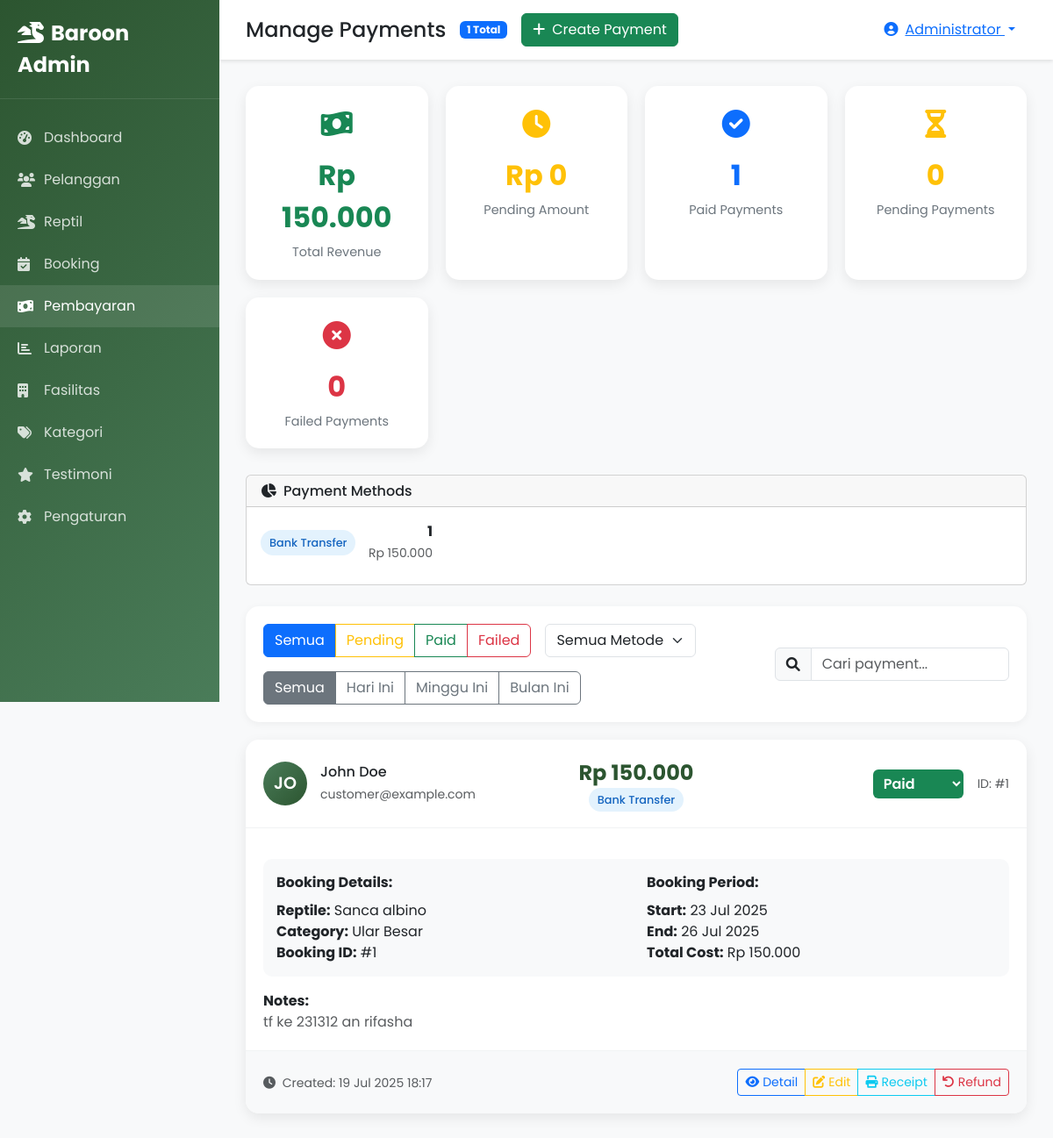
/admin/payments.php (signed in), run on the app's committed database.
### tables this page shows
CREATE TABLE IF NOT EXISTS `payments` (
  `id` int(11) NOT NULL AUTO_INCREMENT,
  `booking_id` int(11) NOT NULL,
  `amount` decimal(10,2) NOT NULL,
  `payment_method` enum('cash','transfer','credit_card') NOT NULL,
  `payment_status` enum('pending','paid','failed') DEFAULT 'pending',
  `payment_date` timestamp NULL DEFAULT NULL,
  `proof_image` varchar(255) DEFAULT NULL,
  `notes` text DEFAULT NULL,
  `created_at` timestamp NOT NULL DEFAULT current_timestamp(),
  PRIMARY KEY (`id`),
  KEY `booking_id` (`booking_id`),
  CONSTRAINT `payments_ibfk_1` FOREIGN KEY (`booking_id`) REFERENCES `bookings` (`id`) ON DELETE CASCADE
);

CREATE TABLE IF NOT EXISTS `users` (
  `id` int(11) NOT NULL AUTO_INCREMENT,
  `username` varchar(50) NOT NULL,
  `email` varchar(100) NOT NULL,
  `password` varchar(255) NOT NULL,
  `full_name` varchar(100) NOT NULL,
  `phone` varchar(20) DEFAULT NULL,
  `address` text DEFAULT NULL,
  `role` enum('admin','customer') DEFAULT 'customer',
  `status` enum('active','inactive') DEFAULT 'active',
  `created_at` timestamp NOT NULL DEFAULT current_timestamp(),
  `updated_at` timestamp NOT NULL DEFAULT current_timestamp() ON UPDATE current_timestamp(),
  PRIMARY KEY (`id`),
  UNIQUE KEY `username` (`username`),
  UNIQUE KEY `email` (`email`)
);

CREATE TABLE IF NOT EXISTS `reptiles` (
  `id` int(11) NOT NULL AUTO_INCREMENT,
  `customer_id` int(11) NOT NULL,
  `category_id` int(11) NOT NULL,
  `name` varchar(100) NOT NULL,
  `species` varchar(100) DEFAULT NULL,
  `age` varchar(20) DEFAULT NULL,
  `weight` decimal(5,2) DEFAULT NULL,
  `length` decimal(5,2) DEFAULT NULL,
  `gender` enum('male','female','unknown') DEFAULT NULL,
  `special_needs` text DEFAULT NULL,
  `photo` varchar(255) DEFAULT NULL,
  `status` enum('active','completed','cancelled') DEFAULT 'active',
  `created_at` timestamp NOT NULL DEFAULT current_timestamp(),
  `updated_at` timestamp NOT NULL DEFAULT current_timestamp() ON UPDATE current_timestamp(),
  PRIMARY KEY (`id`),
  KEY `customer_id` (`customer_id`),
  KEY `category_id` (`category_id`),
  CONSTRAINT `reptiles_ibfk_1` FOREIGN KEY (`customer_id`) REFERENCES `users` (`id`) ON DELETE CASCADE,
  CONSTRAINT `reptiles_ibfk_2` FOREIGN KEY (`category_id`) REFERENCES `reptile_categories` (`id`)
);

CREATE TABLE IF NOT EXISTS `reptile_categories` (
  `id` int(11) NOT NULL AUTO_INCREMENT,
  `name` varchar(50) NOT NULL,
  `description` text DEFAULT NULL,
  `price_per_day` decimal(10,2) NOT NULL,
  `created_at` timestamp NOT NULL DEFAULT current_timestamp(),
  PRIMARY KEY (`id`)
);

CREATE TABLE IF NOT EXISTS `bookings` (
  `id` int(11) NOT NULL AUTO_INCREMENT,
  `customer_id` int(11) NOT NULL,
  `reptile_id` int(11) NOT NULL,
  `start_date` date NOT NULL,
  `end_date` date NOT NULL,
  `total_days` int(11) NOT NULL,
  `price_per_day` decimal(10,2) NOT NULL,
  `total_price` decimal(10,2) NOT NULL,
  `status` enum('pending','confirmed','in_progress','completed','cancelled') DEFAULT 'pending',
  `notes` text DEFAULT NULL,
  `created_at` timestamp NOT NULL DEFAULT current_timestamp(),
  `updated_at` timestamp NOT NULL DEFAULT current_timestamp() ON UPDATE current_timestamp(),
  PRIMARY KEY (`id`),
  KEY `customer_id` (`customer_id`),
  KEY `reptile_id` (`reptile_id`),
  CONSTRAINT `bookings_ibfk_1` FOREIGN KEY (`customer_id`) REFERENCES `users` (`id`) ON DELETE CASCADE,
  CONSTRAINT `bookings_ibfk_2` FOREIGN KEY (`reptile_id`) REFERENCES `reptiles` (`id`) ON DELETE CASCADE
);

### admin/payments.php (the view, shortened to what the rows shown need)
<?php
try {
    $db = getDB();
    $where_clause = "WHERE 1=1";
    $params = [];
    $stmt = $db->prepare("
        SELECT p.*,
               b.id as booking_id, b.start_date, b.end_date, b.total_price as booking_total,
               u.full_name as customer_name, u.email as customer_email,
               r.name as reptile_name,
               rc.name as category_name
        FROM payments p
        LEFT JOIN bookings b ON p.booking_id = b.id
        LEFT JOIN users u ON b.customer_id = u.id
        LEFT JOIN reptiles r ON b.reptile_id = r.id
        LEFT JOIN reptile_categories rc ON r.category_id = rc.id
        $where_clause
        ORDER BY p.created_at DESC
    ");
    $stmt->execute($params);
    $payments = $stmt->fetchAll(PDO::FETCH_ASSOC);
} catch (Exception $e) {
    $message = 'error:Terjadi kesalahan sistem.';
    error_log("Error in payments.php: " . $e->getMessage());
    $stats = [
        'total_payments' => 0,
        'pending_payments' => 0,
        'paid_payments' => 0,
        'failed_payments' => 0,
        'total_revenue' => 0,
        'pending_amount' => 0
    ];
    $method_stats = [];
    $payments = [];
    $unpaid_bookings = [];
}
$status_config = [
    'pending' => ['class' => 'warning', 'icon' => 'clock', 'text' => 'Pending'],
    'paid' => ['class' => 'success', 'icon' => 'check-circle', 'text' => 'Paid'],
    'failed' => ['class' => 'danger', 'icon' => 'times-circle', 'text' => 'Failed']
];
$method_labels = [
    'cash' => 'Cash',
    'transfer' => 'Bank Transfer',
    'credit_card' => 'Credit Card'
];
?>
<!DOCTYPE html>
<html lang="id">
<head>
    <link href="https://cdn.jsdelivr.net/npm/bootstrap@5.3.0/dist/css/bootstrap.min.css" rel="stylesheet">
    <link href="https://cdnjs.cloudflare.com/ajax/libs/font-awesome/6.0.0/css/all.min.css" rel="stylesheet">
</head>
<body>
    <div class="main-content">
        <div class="content-area">
            <?php if (empty($payments)): ?>
                <div class="text-center py-5">
                    <i class="fas fa-credit-card fa-4x text-muted mb-3"></i>
                    <h5>Tidak Ada Payment</h5>
                    <p class="text-muted">Tidak ada payment yang sesuai dengan filter yang dipilih.</p>
                </div>
            <?php else: ?>
                <div id="paymentsList">
                    <?php foreach ($payments as $payment): ?>
                        <?php $status = $status_config[$payment['payment_status']] ?? $status_config['pending']; ?>
                        <div class="payment-card" data-search="<?php echo strtolower($payment['customer_name'] . ' ' . $payment['reptile_name'] . ' ' . $payment['payment_method'] . ' ' . $payment['id']); ?>">
                            <div class="payment-header">
                                <div class="row align-items-center">
                                    <div class="col-md-4">
                                        <div class="customer-info">
                                            <div class="customer-avatar">
                                                <?php echo strtoupper(substr($payment['customer_name'], 0, 2)); ?>
                                            </div>
                                            <div>
                                                <h6 class="mb-1"><?php echo htmlspecialchars($payment['customer_name']); ?></h6>
                                                <small class="text-muted"><?php echo htmlspecialchars($payment['customer_email']); ?></small>
                                            </div>
                                        </div>
                                    </div>
                                    <div class="col-md-4 text-center">
                                        <div class="amount-display">Rp <?php echo number_format($payment['amount'], 0, ',', '.'); ?></div>
                                        <span class="method-badge"><?php echo $method_labels[$payment['payment_method']] ?? $payment['payment_method']; ?></span>
                                    </div>
                                    <div class="col-md-4 text-md-end">
                                        <div class="d-flex align-items-center justify-content-md-end gap-3">
                                            <form method="POST" class="d-inline">
                                                <select name="status" class="status-select bg-<?php echo $status['class']; ?> text-white rounded px-2 py-1" onchange="this.form.submit()">
                                                    <?php foreach ($status_config as $key => $config): ?>
                                                        <option value="<?php echo $key; ?>" <?php echo $payment['payment_status'] === $key ? 'selected' : ''; ?>>
                                                            <?php echo $config['text']; ?>
                                                        </option>
                                                    <?php endforeach; ?>
                                                </select>
                                            </form>
                                            <small class="text-muted">ID: #<?php echo $payment['id']; ?></small>
                                        </div>
                                    </div>
                                </div>
                            </div>
                            <div class="payment-body">
                                <div class="booking-info">
                                    <div class="row">
                                        <div class="col-md-6">
                                            <strong>Booking Details:</strong>
                                            <div class="mt-2">
                                                <div><strong>Reptile:</strong> <?php echo htmlspecialchars($payment['reptile_name']); ?></div>
                                                <div><strong>Category:</strong> <?php echo htmlspecialchars($payment['category_name']); ?></div>
                                                <div><strong>Booking ID:</strong> #<?php echo $payment['booking_id']; ?></div>
                                            </div>
                                        </div>
                                        <div class="col-md-6">
                                            <strong>Booking Period:</strong>
                                            <div class="mt-2">
                                                <div><strong>Start:</strong> <?php echo date('d M Y', strtotime($payment['start_date'])); ?></div>
                                                <div><strong>End:</strong> <?php echo date('d M Y', strtotime($payment['end_date'])); ?></div>
                                                <div><strong>Total Cost:</strong> Rp <?php echo number_format($payment['booking_total'], 0, ',', '.'); ?></div>
                                            </div>
                                        </div>
                                    </div>
                                </div>
                                <?php if ($payment['notes']): ?>
                                    <div class="mt-3">
                                        <strong>Notes:</strong>
                                        <p class="text-muted mb-0"><?php echo nl2br(htmlspecialchars($payment['notes'])); ?></p>
                                    </div>
                                <?php endif; ?>
                            </div>
                            <div class="payment-footer">
                                <div class="row align-items-center">
                                    <div class="col-md-6">
                                        <small class="text-muted">
                                            <i class="fas fa-clock me-1"></i>
                                            Created: <?php echo date('d M Y H:i', strtotime($payment['created_at'])); ?>
                                        </small>
                                    </div>
                                    <div class="col-md-6 text-md-end">
                                        <div class="btn-group" role="group">
                                            <a href="view_payment.php?id=<?php echo $payment['id']; ?>" class="btn btn-outline-primary btn-sm">
                                                <i class="fas fa-eye me-1"></i>Detail
                                            </a>
                                            <a href="edit_payment.php?id=<?php echo $payment['id']; ?>" class="btn btn-outline-warning btn-sm">
                                                <i class="fas fa-edit me-1"></i>Edit
                                            </a>
                                            <?php if ($payment['payment_status'] === 'paid'): ?>
                                                <a href="print_receipt.php?id=<?php echo $payment['id']; ?>" class="btn btn-outline-info btn-sm" target="_blank">
                                                    <i class="fas fa-print me-1"></i>Receipt
                                                </a>
                                            <?php endif; ?>
                                            <?php if ($payment['payment_status'] === 'paid'): ?>
                                                <button class="btn btn-outline-danger btn-sm" onclick="confirmRefund(<?php echo $payment['id']; ?>)">
                                                    <i class="fas fa-undo me-1"></i>Refund
                                                </button>
                                            <?php endif; ?>
                                        </div>
                                    </div>
                                </div>
                            </div>
                        </div>
                    <?php endforeach; ?>
                </div>
            <?php endif; ?>
        </div>
    </div>
</body>
</html>

### data on the page
payments: users.full_name "JO", users.full_name "John Doe", users.email "customer@example.com", amount "150.000", payment_method "Bank Transfer", status "Paid", id "1", reptiles.name "Sanca albino", reptile_categories.name "Ular Besar", booking "1", booking.start_date "23 Jul 2025", booking.end_date "26 Jul 2025", booking.total_price "150.000", notes "tf ke 231312 an rifasha", created_at "19 Jul 2025 18:17"

### other printed values
$stats['total_payments'] "1"
$_SESSION['full_name'] "Administrator"
$stats['total_revenue'] "150.000"
$stats['pending_amount'] "0"
$stats['paid_payments'] "1"
$stats['pending_payments'] "0"
$stats['failed_payments'] "0"
$method_labels[$method['payment_method']] "Bank Transfer"
$method['count'] "1"
$method['total_amount'] "150.000"
